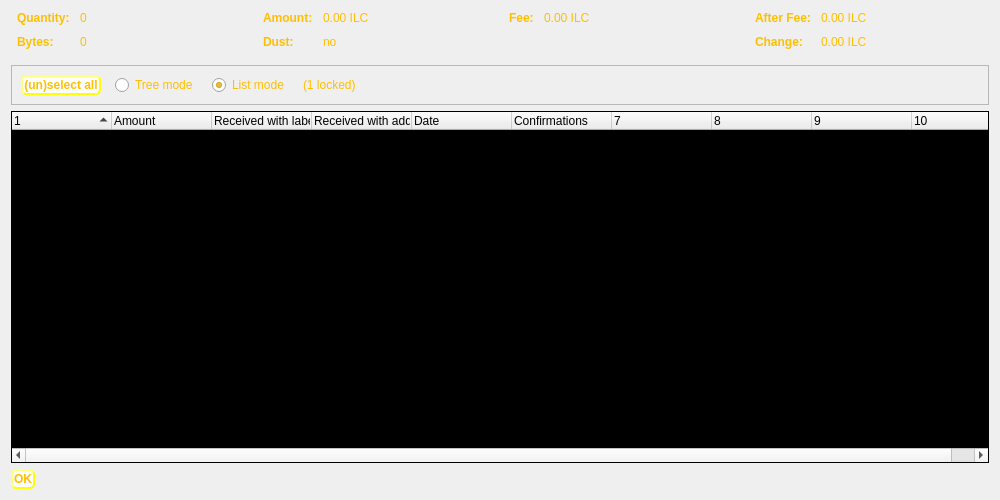
<?xml version="1.0" encoding="UTF-8"?>
<ui version="4.0">
 <class>CoinControlDialog</class>
 <widget class="QDialog" name="CoinControlDialog">
  <property name="geometry">
   <rect>
    <x>0</x>
    <y>0</y>
    <width>1000</width>
    <height>500</height>
   </rect>
  </property>
  <property name="windowTitle">
   <string>Coin Selection</string>
  </property>
  <property name="styleSheet">
   <string notr="true">QWidget#CoinControlDialog { background-image: url(:/icons/Background);}
QWidget#treeWidget {background-color: black;color: #FFBF00;}
QLabel {color: #FFBF00;}
QRadioButton {color: #FFBF00;}
QCheckBox {color: #FFBF00;}
QPushButton {background-color: white;
    border-style: outset;
    border-width: 2px;
    border-radius: 5px;
    border-color: yellow;
    font: bold 12px;
    min-width: 6em;
    padding: 1px;
	color: #FFBF00
}</string>
  </property>
  <layout class="QVBoxLayout" name="verticalLayout">
   <item>
    <layout class="QHBoxLayout" name="horizontalLayoutTop" stretch="0,0,0,0">
     <property name="topMargin">
      <number>0</number>
     </property>
     <property name="bottomMargin">
      <number>10</number>
     </property>
     <item>
      <layout class="QFormLayout" name="formLayoutCoinControl1">
       <property name="horizontalSpacing">
        <number>10</number>
       </property>
       <property name="verticalSpacing">
        <number>10</number>
       </property>
       <property name="leftMargin">
        <number>6</number>
       </property>
       <property name="rightMargin">
        <number>6</number>
       </property>
       <item row="0" column="0">
        <widget class="QLabel" name="labelCoinControlQuantityText">
         <property name="font">
          <font>
           <weight>75</weight>
           <bold>true</bold>
          </font>
         </property>
         <property name="text">
          <string>Quantity:</string>
         </property>
        </widget>
       </item>
       <item row="0" column="1">
        <widget class="QLabel" name="labelCoinControlQuantity">
         <property name="cursor">
          <cursorShape>IBeamCursor</cursorShape>
         </property>
         <property name="contextMenuPolicy">
          <enum>Qt::ActionsContextMenu</enum>
         </property>
         <property name="text">
          <string notr="true">0</string>
         </property>
         <property name="textInteractionFlags">
          <set>Qt::LinksAccessibleByMouse|Qt::TextSelectableByKeyboard|Qt::TextSelectableByMouse</set>
         </property>
        </widget>
       </item>
       <item row="1" column="0">
        <widget class="QLabel" name="labelCoinControlBytesText">
         <property name="font">
          <font>
           <weight>75</weight>
           <bold>true</bold>
          </font>
         </property>
         <property name="text">
          <string>Bytes:</string>
         </property>
        </widget>
       </item>
       <item row="1" column="1">
        <widget class="QLabel" name="labelCoinControlBytes">
         <property name="cursor">
          <cursorShape>IBeamCursor</cursorShape>
         </property>
         <property name="contextMenuPolicy">
          <enum>Qt::ActionsContextMenu</enum>
         </property>
         <property name="text">
          <string notr="true">0</string>
         </property>
         <property name="textInteractionFlags">
          <set>Qt::LinksAccessibleByMouse|Qt::TextSelectableByKeyboard|Qt::TextSelectableByMouse</set>
         </property>
        </widget>
       </item>
      </layout>
     </item>
     <item>
      <layout class="QFormLayout" name="formLayoutCoinControl2">
       <property name="horizontalSpacing">
        <number>10</number>
       </property>
       <property name="verticalSpacing">
        <number>10</number>
       </property>
       <property name="leftMargin">
        <number>6</number>
       </property>
       <property name="rightMargin">
        <number>6</number>
       </property>
       <item row="0" column="0">
        <widget class="QLabel" name="labelCoinControlAmountText">
         <property name="font">
          <font>
           <weight>75</weight>
           <bold>true</bold>
          </font>
         </property>
         <property name="text">
          <string>Amount:</string>
         </property>
        </widget>
       </item>
       <item row="0" column="1">
        <widget class="QLabel" name="labelCoinControlAmount">
         <property name="cursor">
          <cursorShape>IBeamCursor</cursorShape>
         </property>
         <property name="contextMenuPolicy">
          <enum>Qt::ActionsContextMenu</enum>
         </property>
         <property name="text">
          <string notr="true">0.00 ILC</string>
         </property>
         <property name="textInteractionFlags">
          <set>Qt::LinksAccessibleByMouse|Qt::TextSelectableByKeyboard|Qt::TextSelectableByMouse</set>
         </property>
        </widget>
       </item>
       <item row="1" column="0">
        <widget class="QLabel" name="labelCoinControlLowOutputText">
         <property name="enabled">
          <bool>false</bool>
         </property>
         <property name="font">
          <font>
           <weight>75</weight>
           <bold>true</bold>
          </font>
         </property>
         <property name="text">
          <string>Dust:</string>
         </property>
        </widget>
       </item>
       <item row="1" column="1">
        <widget class="QLabel" name="labelCoinControlLowOutput">
         <property name="enabled">
          <bool>false</bool>
         </property>
         <property name="cursor">
          <cursorShape>IBeamCursor</cursorShape>
         </property>
         <property name="contextMenuPolicy">
          <enum>Qt::ActionsContextMenu</enum>
         </property>
         <property name="text">
          <string notr="true">no</string>
         </property>
         <property name="textInteractionFlags">
          <set>Qt::LinksAccessibleByMouse|Qt::TextSelectableByKeyboard|Qt::TextSelectableByMouse</set>
         </property>
        </widget>
       </item>
      </layout>
     </item>
     <item>
      <layout class="QFormLayout" name="formLayoutCoinControl3">
       <property name="horizontalSpacing">
        <number>10</number>
       </property>
       <property name="verticalSpacing">
        <number>10</number>
       </property>
       <property name="leftMargin">
        <number>6</number>
       </property>
       <property name="rightMargin">
        <number>6</number>
       </property>
       <item row="0" column="0">
        <widget class="QLabel" name="labelCoinControlFeeText">
         <property name="font">
          <font>
           <weight>75</weight>
           <bold>true</bold>
          </font>
         </property>
         <property name="text">
          <string>Fee:</string>
         </property>
        </widget>
       </item>
       <item row="0" column="1">
        <widget class="QLabel" name="labelCoinControlFee">
         <property name="cursor">
          <cursorShape>IBeamCursor</cursorShape>
         </property>
         <property name="contextMenuPolicy">
          <enum>Qt::ActionsContextMenu</enum>
         </property>
         <property name="text">
          <string notr="true">0.00 ILC</string>
         </property>
         <property name="textInteractionFlags">
          <set>Qt::LinksAccessibleByMouse|Qt::TextSelectableByKeyboard|Qt::TextSelectableByMouse</set>
         </property>
        </widget>
       </item>
      </layout>
     </item>
     <item>
      <layout class="QFormLayout" name="formLayoutCoinControl4">
       <property name="horizontalSpacing">
        <number>10</number>
       </property>
       <property name="verticalSpacing">
        <number>10</number>
       </property>
       <property name="leftMargin">
        <number>6</number>
       </property>
       <property name="rightMargin">
        <number>6</number>
       </property>
       <item row="0" column="0">
        <widget class="QLabel" name="labelCoinControlAfterFeeText">
         <property name="font">
          <font>
           <weight>75</weight>
           <bold>true</bold>
          </font>
         </property>
         <property name="text">
          <string>After Fee:</string>
         </property>
        </widget>
       </item>
       <item row="0" column="1">
        <widget class="QLabel" name="labelCoinControlAfterFee">
         <property name="cursor">
          <cursorShape>IBeamCursor</cursorShape>
         </property>
         <property name="contextMenuPolicy">
          <enum>Qt::ActionsContextMenu</enum>
         </property>
         <property name="text">
          <string notr="true">0.00 ILC</string>
         </property>
         <property name="textInteractionFlags">
          <set>Qt::LinksAccessibleByMouse|Qt::TextSelectableByKeyboard|Qt::TextSelectableByMouse</set>
         </property>
        </widget>
       </item>
       <item row="1" column="0">
        <widget class="QLabel" name="labelCoinControlChangeText">
         <property name="enabled">
          <bool>false</bool>
         </property>
         <property name="font">
          <font>
           <weight>75</weight>
           <bold>true</bold>
          </font>
         </property>
         <property name="text">
          <string>Change:</string>
         </property>
        </widget>
       </item>
       <item row="1" column="1">
        <widget class="QLabel" name="labelCoinControlChange">
         <property name="enabled">
          <bool>false</bool>
         </property>
         <property name="cursor">
          <cursorShape>IBeamCursor</cursorShape>
         </property>
         <property name="contextMenuPolicy">
          <enum>Qt::ActionsContextMenu</enum>
         </property>
         <property name="text">
          <string notr="true">0.00 ILC</string>
         </property>
         <property name="textInteractionFlags">
          <set>Qt::LinksAccessibleByMouse|Qt::TextSelectableByKeyboard|Qt::TextSelectableByMouse</set>
         </property>
        </widget>
       </item>
      </layout>
     </item>
    </layout>
   </item>
   <item>
    <widget class="QFrame" name="frame">
     <property name="minimumSize">
      <size>
       <width>0</width>
       <height>40</height>
      </size>
     </property>
     <property name="frameShape">
      <enum>QFrame::StyledPanel</enum>
     </property>
     <property name="frameShadow">
      <enum>QFrame::Sunken</enum>
     </property>
     <layout class="QHBoxLayout" name="horizontalLayout">
      <item>
       <layout class="QHBoxLayout" name="horizontalLayoutPanel" stretch="0,0,0,0,0">
        <property name="spacing">
         <number>14</number>
        </property>
        <item>
         <widget class="QPushButton" name="pushButtonSelectAll">
          <property name="sizePolicy">
           <sizepolicy hsizetype="Maximum" vsizetype="Fixed">
            <horstretch>0</horstretch>
            <verstretch>0</verstretch>
           </sizepolicy>
          </property>
          <property name="text">
           <string>(un)select all</string>
          </property>
          <property name="autoDefault">
           <bool>false</bool>
          </property>
         </widget>
        </item>
        <item>
         <widget class="QRadioButton" name="radioTreeMode">
          <property name="sizePolicy">
           <sizepolicy hsizetype="Maximum" vsizetype="Fixed">
            <horstretch>0</horstretch>
            <verstretch>0</verstretch>
           </sizepolicy>
          </property>
          <property name="text">
           <string>Tree mode</string>
          </property>
         </widget>
        </item>
        <item>
         <widget class="QRadioButton" name="radioListMode">
          <property name="sizePolicy">
           <sizepolicy hsizetype="Maximum" vsizetype="Fixed">
            <horstretch>0</horstretch>
            <verstretch>0</verstretch>
           </sizepolicy>
          </property>
          <property name="text">
           <string>List mode</string>
          </property>
          <property name="checked">
           <bool>true</bool>
          </property>
         </widget>
        </item>
        <item>
         <widget class="QLabel" name="labelLocked">
          <property name="text">
           <string notr="true">(1 locked)</string>
          </property>
         </widget>
        </item>
        <item>
         <spacer name="horizontalSpacer">
          <property name="orientation">
           <enum>Qt::Horizontal</enum>
          </property>
          <property name="sizeHint" stdset="0">
           <size>
            <width>40</width>
            <height>20</height>
           </size>
          </property>
         </spacer>
        </item>
       </layout>
      </item>
     </layout>
    </widget>
   </item>
   <item>
    <widget class="CoinControlTreeWidget" name="treeWidget">
     <property name="contextMenuPolicy">
      <enum>Qt::CustomContextMenu</enum>
     </property>
     <property name="sortingEnabled">
      <bool>false</bool>
     </property>
     <property name="columnCount">
      <number>10</number>
     </property>
     <attribute name="headerShowSortIndicator" stdset="0">
      <bool>true</bool>
     </attribute>
     <attribute name="headerStretchLastSection">
      <bool>false</bool>
     </attribute>
     <column>
      <property name="text">
       <string/>
      </property>
     </column>
     <column>
      <property name="text">
       <string>Amount</string>
      </property>
     </column>
     <column>
      <property name="text">
       <string>Received with label</string>
      </property>
     </column>
     <column>
      <property name="text">
       <string>Received with address</string>
      </property>
     </column>
     <column>
      <property name="text">
       <string>Date</string>
      </property>
     </column>
     <column>
      <property name="text">
       <string>Confirmations</string>
      </property>
      <property name="toolTip">
       <string>Confirmed</string>
      </property>
     </column>
     <column>
      <property name="text">
       <string/>
      </property>
     </column>
     <column>
      <property name="text">
       <string/>
      </property>
     </column>
     <column>
      <property name="text">
       <string/>
      </property>
     </column>
     <column>
      <property name="text">
       <string/>
      </property>
     </column>
    </widget>
   </item>
   <item>
    <widget class="QDialogButtonBox" name="buttonBox">
     <property name="sizePolicy">
      <sizepolicy hsizetype="Maximum" vsizetype="Fixed">
       <horstretch>0</horstretch>
       <verstretch>0</verstretch>
      </sizepolicy>
     </property>
     <property name="orientation">
      <enum>Qt::Horizontal</enum>
     </property>
     <property name="standardButtons">
      <set>QDialogButtonBox::Ok</set>
     </property>
    </widget>
   </item>
  </layout>
 </widget>
 <customwidgets>
  <customwidget>
   <class>CoinControlTreeWidget</class>
   <extends>QTreeWidget</extends>
   <header>coincontroltreewidget.h</header>
  </customwidget>
 </customwidgets>
 <resources/>
 <connections/>
</ui>
